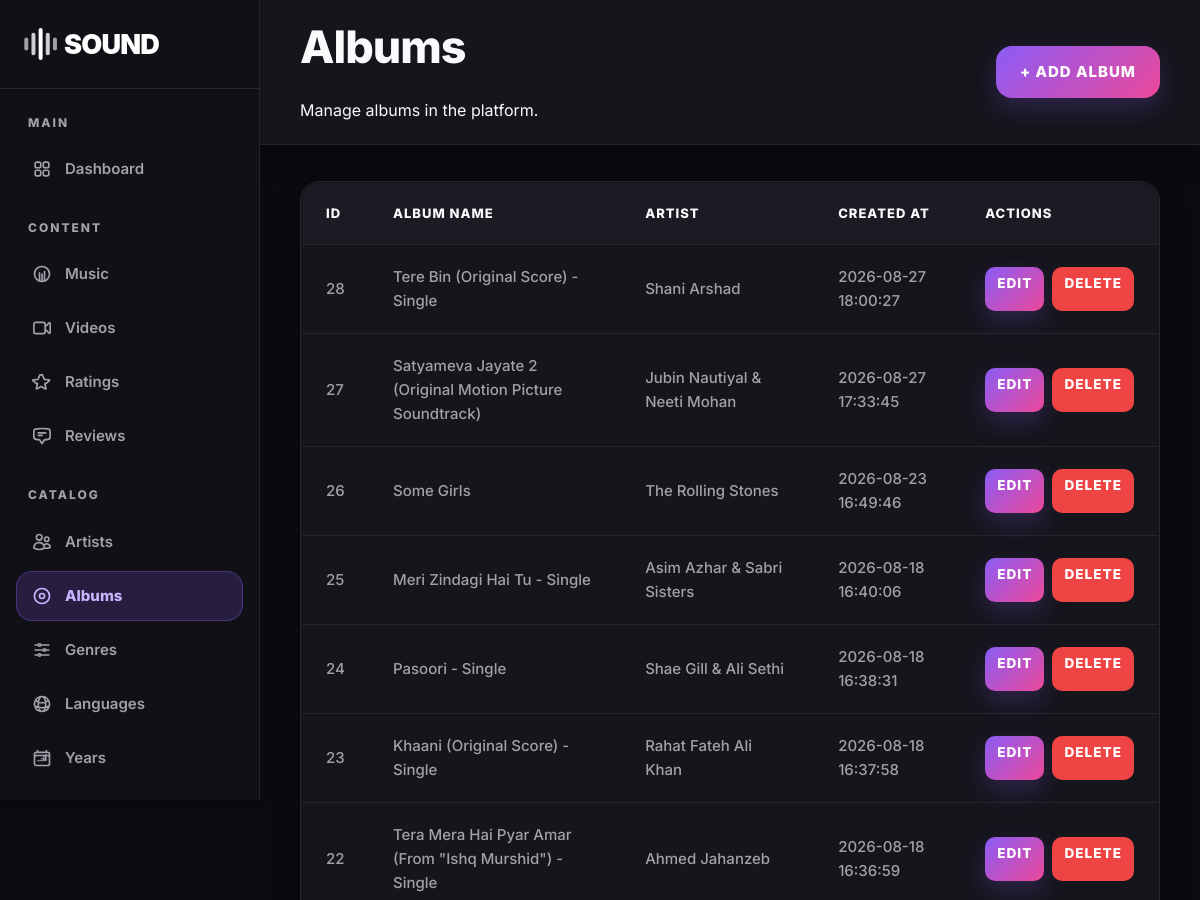
The page /admin/albums/index.php (signed in, upper part) on the database as committed earlier.
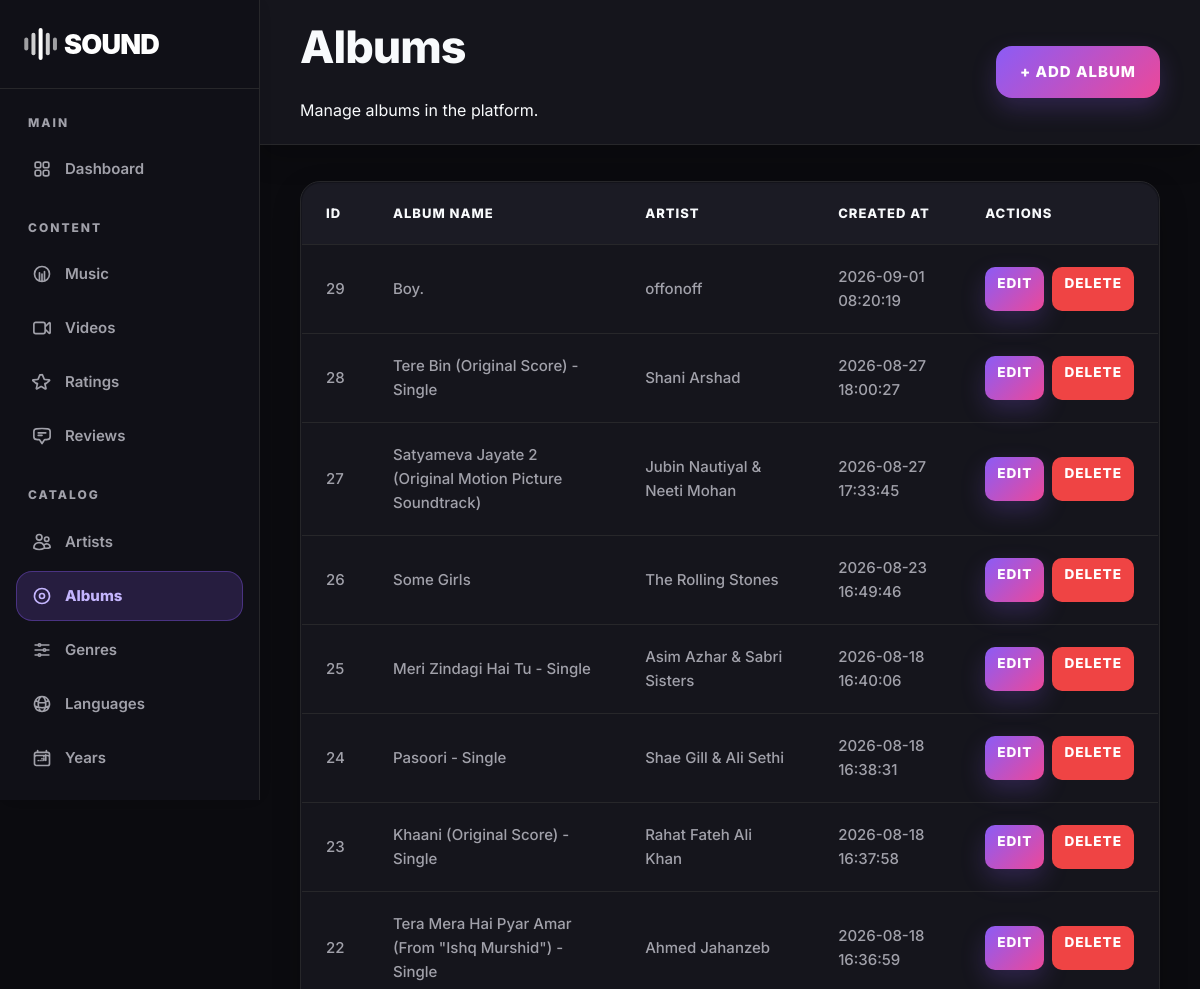
The same page on the database as committed later.
### tables this page shows
CREATE TABLE `albums` (
  `id` int(11) NOT NULL,
  `album_name` varchar(150) NOT NULL,
  `artist_id` int(11) DEFAULT NULL,
  `created_at` timestamp NOT NULL DEFAULT current_timestamp(),
  `image` varchar(255) DEFAULT NULL
);

CREATE TABLE `artists` (
  `id` int(11) NOT NULL,
  `artist_name` varchar(150) NOT NULL,
  `created_at` timestamp NOT NULL DEFAULT current_timestamp(),
  `image` varchar(255) DEFAULT NULL
);

### admin/albums/index.php (the view, shortened to what this page needs)
<?php
require_once "../../config/db.php";
$query = mysqli_query(
    $conn,
    "SELECT
        albums.id,
        albums.album_name,
        albums.created_at,
        artists.artist_name
     FROM albums
     LEFT JOIN artists
        ON albums.artist_id = artists.id
     ORDER BY albums.id DESC"
);
?>
<!DOCTYPE html>
<html lang="en">
<head>
    <link rel="stylesheet" href="../../assets/css/style.css?v=<?php echo time(); ?>">
    <link rel="stylesheet" href="../../assets/css/admin.css?v=<?php echo time(); ?>">
</head>
<body>
<div class="admin-layout">
    <?php
    include "../../includes/admin_header.php";
    ?>
    <main class="admin-main">
        <div class="admin-topbar">
            <div>
                <h1>Albums</h1>
                <div class="breadcrumb">Manage albums in the platform.</div>
            </div>
            <a href="add.php" class="btn btn-primary">+ Add Album</a>
        </div>
        <div class="admin-content">
            <div class="table-container">
                <table class="data-table">
                    <thead>
                        <tr>
                            <th>ID</th>
                            <th>Album Name</th>
                            <th>Artist</th>
                            <th>Created At</th>
                            <th>Actions</th>
                        </tr>
                    </thead>
                    <tbody>
                    <?php if (mysqli_num_rows($query) > 0): ?>
                        <?php while ($album = mysqli_fetch_assoc($query)): ?>
                            <tr>
                                <td><?php echo $album["id"]; ?></td>
                                <td><?php echo htmlspecialchars($album["album_name"]); ?></td>
                                <td><?php echo htmlspecialchars($album["artist_name"] ?? "No Artist"); ?></td>
                                <td><?php echo htmlspecialchars($album["created_at"]); ?></td>
                                <td style="white-space: nowrap;">
                                    <div style="display: flex; gap: 8px; align-items: center;">
                                        <a href="edit.php?id=<?php echo $album["id"]; ?>" class="btn btn-sm btn-primary" style="margin: 0; padding: 6px 12px; font-size: 0.85rem;">Edit</a>
                                        <a href="delete.php?id=<?php echo $album["id"]; ?>" class="btn btn-sm btn-danger" onclick="return confirm('Are you sure you want to delete this album?');" style="margin: 0; padding: 6px 12px; font-size: 0.85rem;">Delete</a>
                                    </div>
                                </td>
                            </tr>
                        <?php endwhile; ?>
                    <?php else: ?>
                        <tr><td colspan="5" style="text-align: center; padding: 30px; color: #777;">No albums found.</td></tr>
                    <?php endif; ?>
                    </tbody>
                </table>
            </div>
        </div>
    </main>
</div>
</body>
</html>

Rows that differ between the two databases and show on the page:
added albums: id "29", album_name "Boy.", artist.artist_name "offonoff", created_at "2026-09-01 08:20:19"
